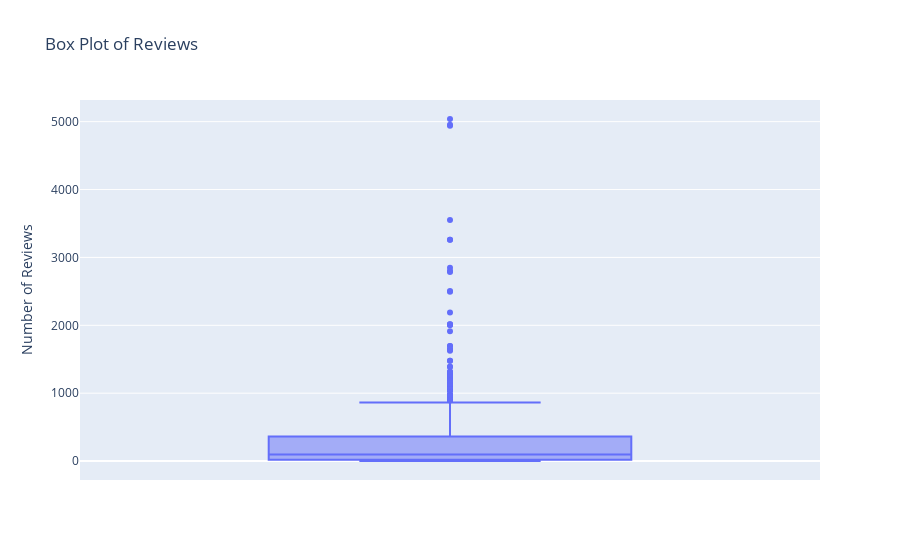

The cell this chart's notebook holds for it:
### Code cell
# Create a box plot for the reviews
fig = px.box(fragrant_data, 
              y='reviews', 
              title='Box Plot of Reviews',
              labels={'reviews': 'Number of Reviews'})

fig.show()

### Figure 1 — Plotly figure (JSON) as saved in the notebook; plotly's stock layout.template omitted (floating-point values rounded to 4 significant figures; data arrays with more than 128 entries replaced by an {"elided": "..."} marker saying what was removed)
{"data": [{"alignmentgroup": "True", "hovertemplate": "Number of Reviews=%{y}<extra></extra>", "legendgroup": "", "marker": {"color": "#636efa"}, "name": "", "notched": false, "offsetgroup": "", "orientation": "v", "showlegend": false, "type": "box", "x0": " ", "xaxis": "x", "y": {"elided": "600 int values"}, "y0": " ", "yaxis": "y"}], "layout": {"boxmode": "group", "legend": {"tracegroupgap": 0}, "title": {"text": "Box Plot of Reviews"}, "xaxis": {"anchor": "y", "domain": [0, 1]}, "yaxis": {"anchor": "x", "domain": [0, 1], "title": {"text": "Number of Reviews"}}}}
